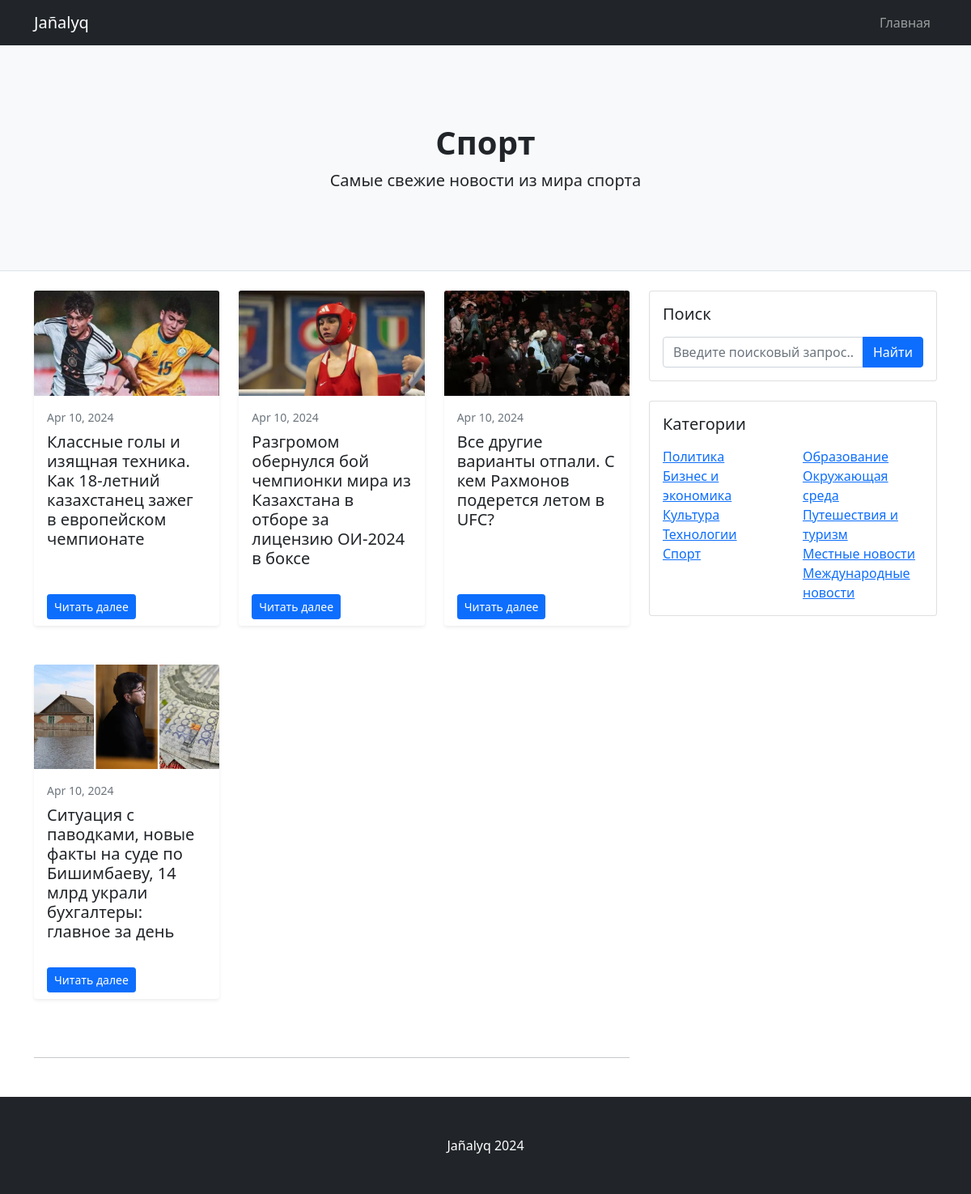
The app's page /sports/ with its own data.
### core/models.py (models this page shows, shortened)
class Post(models.Model):
    title = models.CharField(max_length=100, verbose_name='Заголовок поста')
    categories = models.ManyToManyField(Category, verbose_name='Категории')
    thumbnail = models.ImageField(upload_to='thumbnails/')
    body = RichTextUploadingField(verbose_name='Содержание поста')
    created = models.DateTimeField(auto_now_add=True)

### core/views.py (the view)
# urls.py: path('sports/', views.sports, name='sports'),
def sports(request):
    sports_posts = Post.objects.filter(categories__name='sports')
    return render(request, 'core/sports.html', {'sports_posts': sports_posts})

### core/templates/core/sports.html (shortened to what this page needs)
{% load static %}
<!DOCTYPE html>
<html lang="en">
<head>
    <link href="{% static 'css/styles.css' %}" rel="stylesheet">
</head>
<body>
<nav class="navbar navbar-expand-lg navbar-dark bg-dark">
    <div class="container">
        <a class="navbar-brand" href="#!">Jañalyq</a>
        <div class="collapse navbar-collapse" id="navbarSupportedContent">
            <ul class="navbar-nav ms-auto mb-2 mb-lg-0">
                <li class="nav-item"><a class="nav-link" href="{% url 'index' %}">Главная</a></li>
            </ul>
        </div>
    </div>
</nav>
<header class="py-5 bg-light border-bottom mb-4">
    <div class="container">
        <div class="text-center my-5">
            <h1 class="fw-bolder">Спорт</h1>
            <p class="lead mb-0">Самые свежие новости из мира спорта</p>
        </div>
    </div>
</header>
<div class="container">
    <div class="row">
        <div class="col-lg-8">
            <div class="row row-cols-1 row-cols-md-2 row-cols-lg-3 g-4">
                {% for post in sports_posts %}
                <div class="col-md-6 mb-4">
                    <div class="card shadow-sm border-0 h-100">
                        <img class="card-img-top" src="{{ post.thumbnail.url }}" alt="...">
                        <div class="card-body">
                            <p class="small text-muted mb-2">{{ post.created|date:"M d, Y" }}</p>
                            <h2 class="card-title h5">{{ post.title }}</h2>
                        </div>
                        <div class="card-footer bg-transparent border-0">
                            <a class="btn btn-primary btn-sm" href="{% url 'post_detail' post.pk %}">Читать далее </a>
                        </div>
                    </div>
                </div>
                {% endfor %}
            </div>
            <nav aria-label="Pagination pt-5">
                <hr class="my-0 mt-5">
            </nav>
        </div>
        <div class="col-lg-4">
            <div class="card mb-4">
    <div class="card-body">
        <h5 class="card-title mb-3">Поиск</h5>
        <form class="input-group" action="{% url 'search_results' %}" method="get">
            <input class="form-control" type="text" name="q" placeholder="Введите поисковый запрос..." aria-label="Введите поисковый запрос..." aria-describedby="button-search">
            <button class="btn btn-primary" id="button-search" type="submit">Найти</button>
        </form>
    </div>
</div>
            <div class="card mb-4">
                <div class="card-body">
                    <h5 class="card-title mb-3">Категории</h5>
                    <div class="row">
                        <div class="col-sm-6">
                            <ul class="list-unstyled mb-0">
                                <li><a href="{% url 'politics' %}">Политика</a></li>
                                <li><a href="{% url 'business' %}">Бизнес и экономика</a></li>
                                <li><a href="{% url 'culture' %}">Культура</a></li>
                                <li><a href="{% url 'technology' %}">Технологии</a></li>
                                <li><a href="{% url 'sports' %}">Спорт</a></li>
                            </ul>
                        </div>
                        <div class="col-sm-6">
                            <ul class="list-unstyled mb-0">
                                <li><a href="{% url 'education' %}">Образование</a></li>
                                <li><a href="{% url 'environment' %}">Окружающая среда</a></li>
                                <li><a href="{% url 'travel' %}">Путешествия и туризм</a></li>
                                <li><a href="{% url 'local_news' %}">Местные новости</a></li>
                                <li><a href="{% url 'international_news' %}">Международные новости</a></li>
                            </ul>
                        </div>
                    </div>
                </div>
            </div>
        </div>
    </div>
</div>
<footer class="py-5 bg-dark">
    <div class="container"><p class="m-0 text-center text-white">Jañalyq 2024</p></div>
</footer>
</body>
</html>

### records on screen
Post: thumbnail (picture), created "Apr 10, 2024", title "Классные голы и изящная техника. Как 18-летний казахстанец зажег в европейском чемпионате"
Post: thumbnail (picture), created "Apr 10, 2024", title "Разгромом обернулся бой чемпионки мира из Казахстана в отборе за лицензию ОИ-2024 в боксе"
Post: thumbnail (picture), created "Apr 10, 2024", title "Все другие варианты отпали. С кем Рахмонов подерется летом в UFC?"
Post: thumbnail (picture), created "Apr 10, 2024", title "Ситуация с паводками, новые факты на суде по Бишимбаеву, 14 млрд украли бухгалтеры: главное за день"
